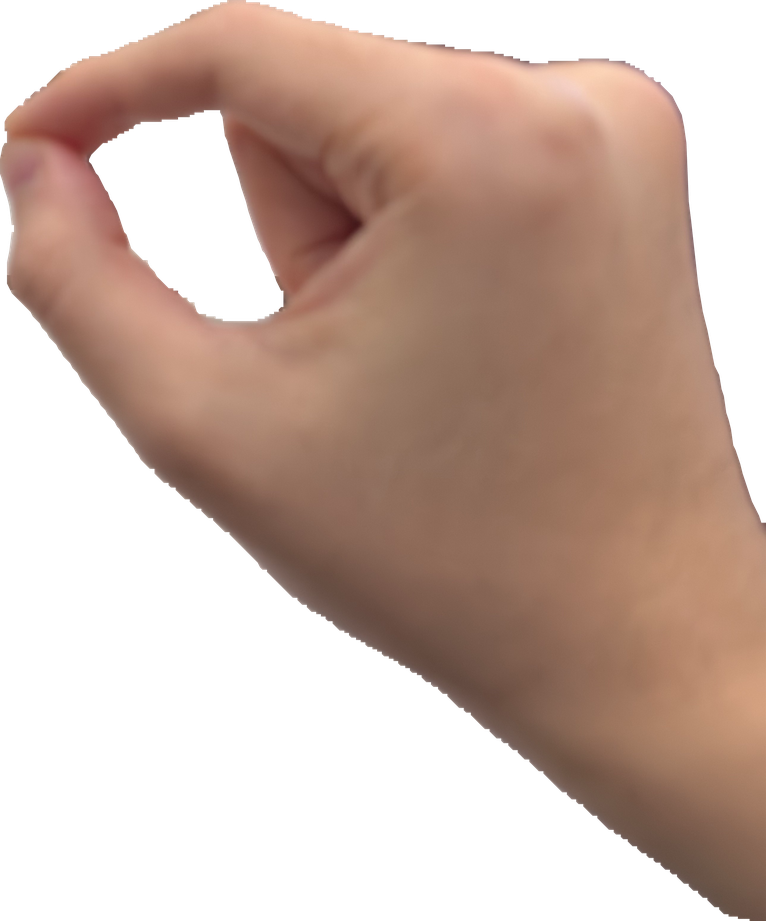
#> input picture temp/test.png, 766 x 921 px, shrunk from 2575 x 3094 before the run
$ python canny.py
#> lines starting #> are read from the running program, lines starting #| are printed output that depends on the picture
import numpy as np
import matplotlib.pyplot as plt
from scipy import ndimage as ndi
from skimage.util import random_noise
from skimage import feature
from skimage.io import imread
from skimage.color import rgb2gray
import svgwrite
import os
from skimage.morphology import skeletonize
from scipy.interpolate import splprep, splev
from io import StringIO

# [67 lines left out: functions smooth_path, trace_path, not called in this run]

def edges_to_svg_string(edges, frame_size=256):
    """Convert edges to SVG string content and scale to fit frame_size."""
    # Thin the edges to single pixel width
    edges = skeletonize(edges)

    height, width = edges.shape

    # Calculate scale factor to fit within frame_size while maintaining aspect ratio
    scale_x = frame_size / width
    scale_y = frame_size / height
    scale = min(scale_x, scale_y)

    # Calculate dimensions that maintain aspect ratio
    scaled_width = width * scale
    scaled_height = height * scale

    # Calculate centering offsets
    x_offset = (frame_size - scaled_width) / 2
    y_offset = (frame_size - scaled_height) / 2

    output = StringIO()
    dwg = svgwrite.Drawing(size=(frame_size, frame_size), viewBox=f"0 0 {frame_size} {frame_size}")

    # Create a group for the paths with transform for scaling and centering
    g = dwg.g(transform=f"translate({x_offset},{y_offset}) scale({scale})")

    # Trace paths through the edges
    paths = trace_path(edges)

    # Create SVG paths
    for path in paths:
        if len(path) > 1:
            # Use original coordinates since we're scaling with transform
            smoothed_path = smooth_path(path, smoothing=1.0)

            if len(smoothed_path) > 1:
                # Create path data string with rounded coordinates
                path_data = f"M {round(smoothed_path[0][0], 1)},{round(smoothed_path[0][1], 1)}"

                # Add smooth curve segments
                for i in range(1, len(smoothed_path)):
                    path_data += f" L {round(smoothed_path[i][0], 1)},{round(smoothed_path[i][1], 1)}"

                # Add path to the group
                g.add(dwg.path(
                    d=path_data,
                    stroke='black',
                    stroke_width=0.5,
                    stroke_linejoin='round',
                    stroke_linecap='round',
                    fill='none'
                ))

    # Add the group to the drawing
    dwg.add(g)

    # Save to string
    dwg.write(output)
    return output.getvalue()

if __name__ == "__main__":
    # Read and convert the image to grayscale
    script_dir = os.path.dirname(os.path.abspath(__file__))
    image_path = os.path.join(script_dir, 'temp', 'test.png')

    image = imread(image_path)
#> image is the input picture: shape (921, 766, 4); mean R, G, B, A 94.6, 71.2, 60.2, 145.9
    if image.ndim == 3:  # If the image is RGB or RGBA
        if image.shape[2] == 4:  # If RGBA, remove alpha channel
            image = image[..., :3]
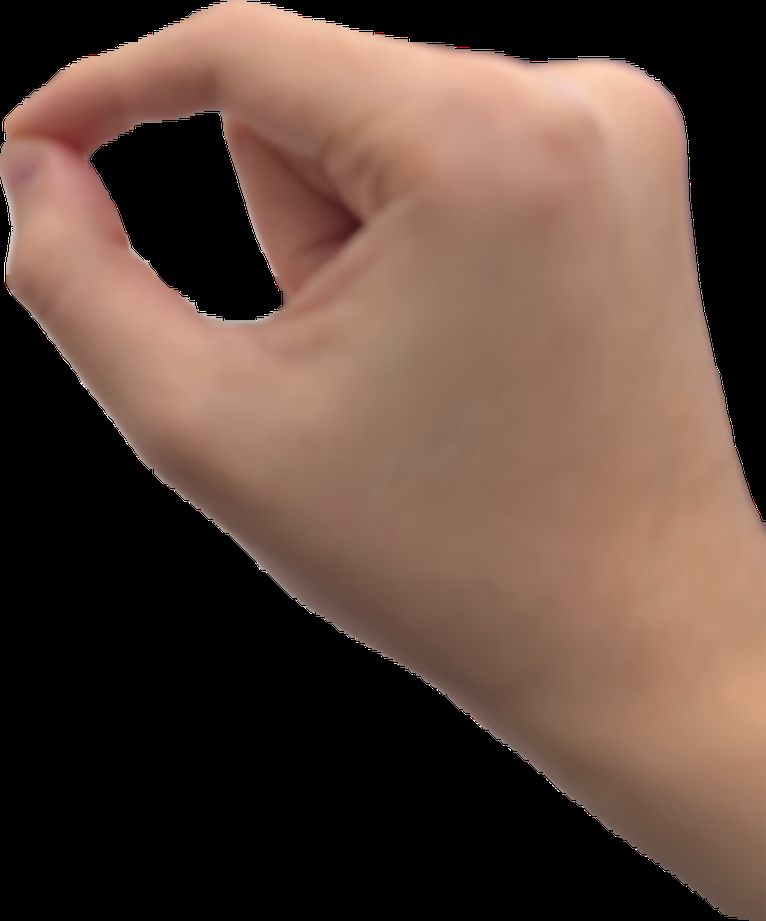
#> image: shape (921, 766, 3); mean R, G, B 94.6, 71.2, 60.2
        image = rgb2gray(image)
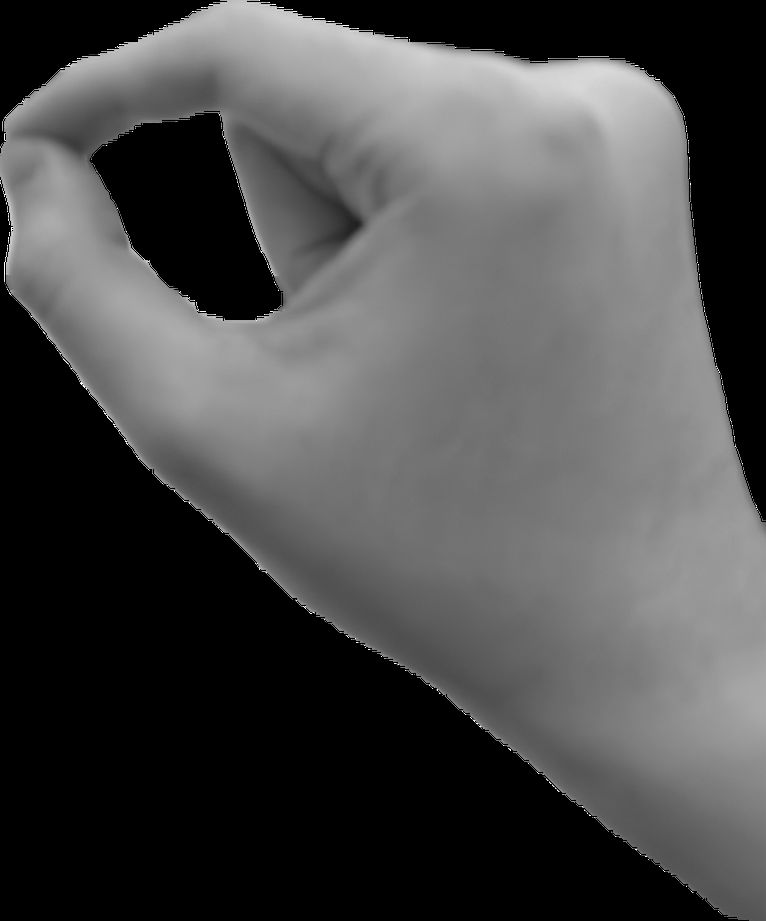
#> image: shape (921, 766) float64; min 0, max 1, mean 0.296

    # Compute the Canny filter for two values of sigma
    edges1 = feature.canny(image)
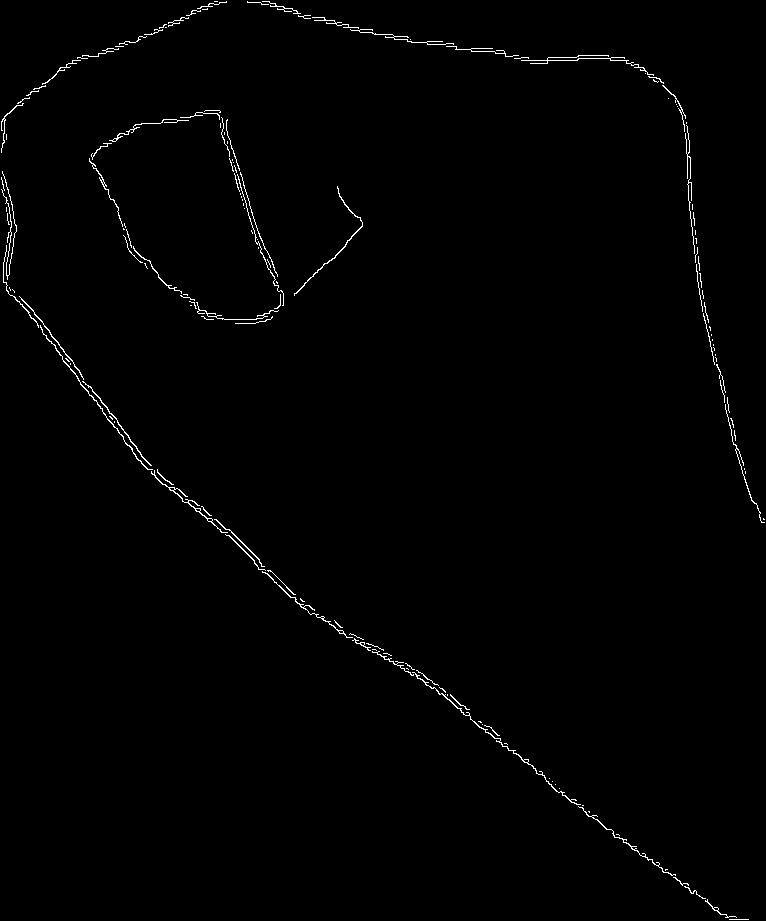
#> edges1: shape (921, 766) bool; 0.87% white in thin lines or dots
    edges2 = feature.canny(image, sigma=2)
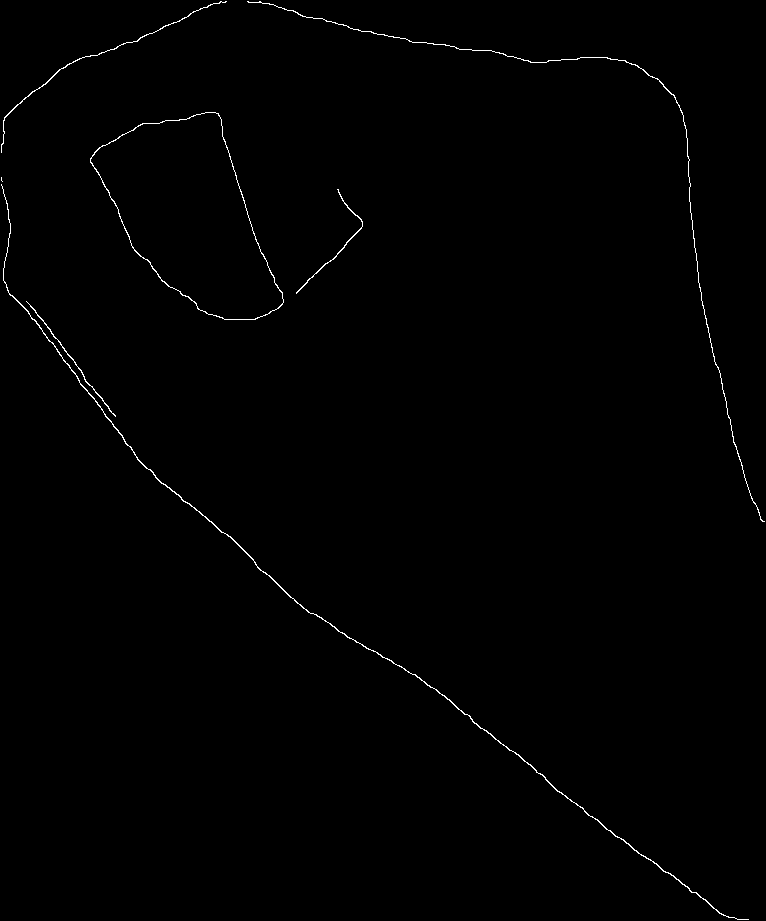
#> edges2: shape (921, 766) bool; 0.54% white in thin lines or dots

    # Convert edges to SVG strings with fixed frame size
    svg1 = edges_to_svg_string(edges1, frame_size=256)
#> in edges_to_svg_string, `edges = skeletonize(edges)`:
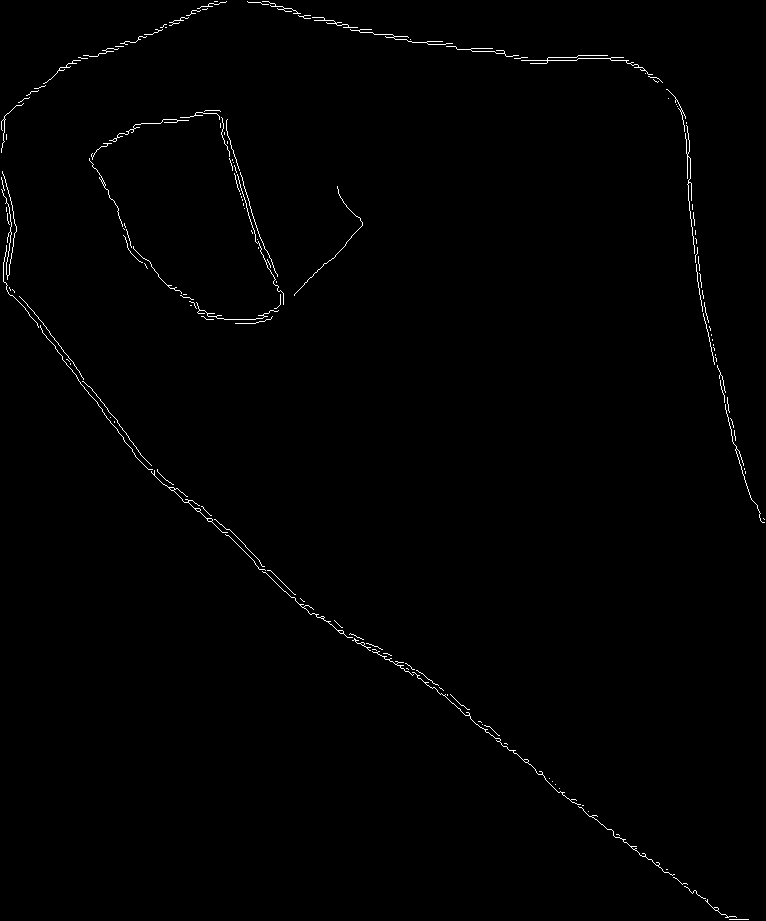
#> edges: shape (921, 766) bool; 0.69% white in thin lines or dots
#> (the run stopped early here; a loop or call above may not have finished)
